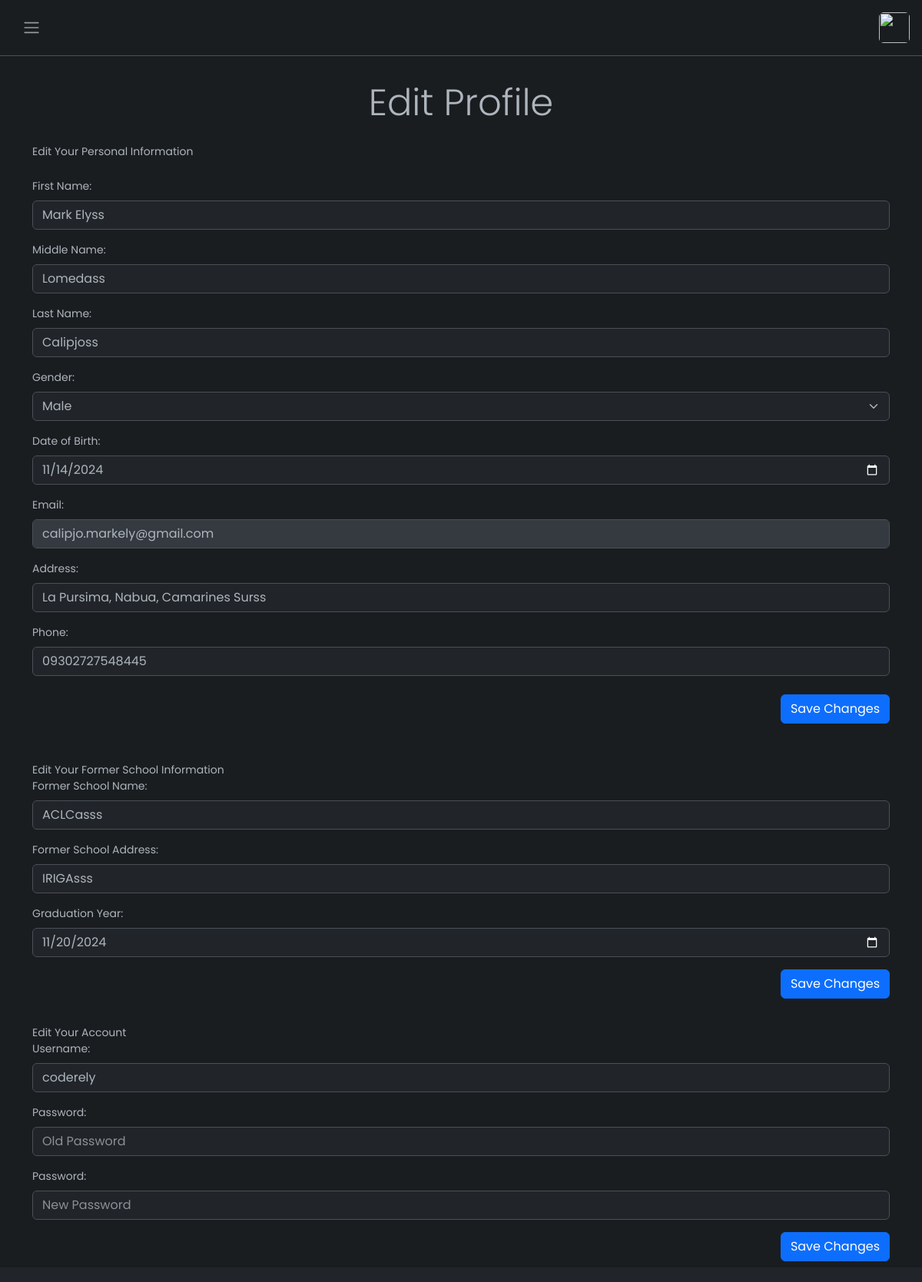
The page /editProfile (signed in) on the database its author committed.
### tables this page shows
CREATE TABLE `students` (
  `id` int NOT NULL,
  `firstname` varchar(100) NOT NULL,
  `middlename` varchar(100) NOT NULL,
  `lastname` varchar(100) NOT NULL,
  `gender` varchar(50) NOT NULL,
  `dateofbirth` date DEFAULT NULL,
  `email` varchar(100) NOT NULL,
  `address` varchar(100) NOT NULL,
  `phone` varchar(15) NOT NULL,
  `yearlevel` int DEFAULT NULL,
  `section` varchar(50) DEFAULT NULL,
  `status` enum('pass','fail','enrolled','registered') DEFAULT NULL,
  `formerschoolname` varchar(100) NOT NULL,
  `formerschooladdress` varchar(255) NOT NULL,
  `graduationyear` date NOT NULL,
  `department` varchar(100) NOT NULL,
  `program` varchar(100) NOT NULL,
  `studID` int DEFAULT NULL,
  `token` varchar(255) DEFAULT NULL,
  `userID` int DEFAULT NULL
);

CREATE TABLE `users` (
  `userID` int NOT NULL,
  `username` varchar(50) NOT NULL,
  `password` varchar(255) NOT NULL,
  `role` enum('student','instructor','admin') DEFAULT NULL
);

### controllers/Student/editProfile.php (called while the page is built, shortened)
<?php
    require_once 'config/config.php';
    $userID = $_SESSION['user_id'];
    $sql = "SELECT * FROM students WHERE userID = :userID";
    $stmt = $pdo->prepare($sql);
    $stmt->bindParam(':userID',$userID, PDO::PARAM_INT);
    $stmt->execute();
    $student = $stmt->fetch(PDO::FETCH_ASSOC);
    $sql_users = "SELECT * FROM users WHERE userID = :userID";
    $users_stmt = $pdo->prepare($sql_users);
    $users_stmt->bindParam(':userID', $userID, PDO::PARAM_INT);
    $users_stmt->execute();
    $user = $users_stmt->fetch(PDO::FETCH_ASSOC);
    require_once './views/editProfile.view.php';

### index.php (called while the page is built, shortened)
<?php
    require_once 'router.php';
?>

### views/editProfile.view.php (the view, shortened to what this page needs)
<?php
    require_once 'partials/admin-header.php';
    ?>
    <div class="wrapper">
        <div class="main">
            <?php
                require_once 'partials/admin-nav.php';
            ?>
                <main class="content px-3 py-2">
                    <div class="container-fluid">
                    <div class="container">
                <h1 class="text-center display-5 mt-4 mb-4">Edit Profile</h1>
                <form action="/editStudPersonalInfo" method="POST" enctype="multipart/form-data">
                    <div class="form-section-title mb-4">Edit Your Personal Information</div>
                    <div class="mb-3">
                        <label for="firstname" class="form-label">First Name:</label>
                        <input type="text" class="form-control" id="firstname" name="firstname" value="<?= $student['firstname']?>"required>
                    </div>
                    <div class="mb-3">
                        <label for="middlename" class="form-label">Middle Name:</label>
                        <input type="text" class="form-control" id="middlename" name="middlename" value="<?= $student['middlename']?>" required>
                    </div>
                    <div class="mb-3">
                        <label for="bio" class="form-label">Last Name:</label>
                        <input type="text" class="form-control" id="lastname" name="lastname" value="<?= $student['lastname']?>" required>
                    </div>
                    <div class="mb-3">
                        <label for="gender" class="form-label">Gender:</label>
                        <select class="form-select" name="gender" id="gender">
                            <option value="male" <?= ($student['gender'] == 'male' ? 'selected' : '')?>>Male</option>
                        </select>
                    </div>
                    <div class="mb-3">
                        <label for="dateofbirth" class="form-label">Date of Birth:</label>
                        <input type="date" class="form-control" id="dateofbirth" value="<?= $student['dateofbirth']?>" name="dateofbirth">
                    </div>
                    <div class="mb-3">
                        <label for="email" class="form-label">Email:</label>
                        <input type="email" class="form-control" id="email" value="<?= $student['email']?>" name="email" disabled>
                    </div>
                    <div class="mb-3">
                        <label for="address" class="form-label">Address:</label>
                        <input type="text" class="form-control" id="address" name="address" value="<?= $student['address'] ?>">
                    </div>
                    <div class="mb-3">
                        <label for="phone" class="form-label">Phone:</label>
                        <input type="tel" class="form-control" id="phone" name="phone" value="<?= $student['phone']?>">
                    </div>
                    <div class="text-center">
                        <button type="submit" class="btn mt-2 float-end btn-primary">Save Changes</button>
                    </div>
                </form>
                <form action="/editStudPersonalInfo" method="POST" class="pt-5" enctype="multipart/form-data">
                    <div class="form-section-title mt-5">Edit Your Former School Information</div>
                    <div class="mb-3">
                        <label for="formerschoolname" class="form-label">Former School Name:</label>
                        <input type="text" class="form-control" id="formerschoolname" name="formerschoolname" value="<?= $student['formerschoolname']?>" required>
                    </div>
                    <div class="mb-3">
                        <label for="formerschooladdress" class="form-label">Former School Address:</label>
                        <input type="text" class="form-control" id="formerschooladdress" name="formerschooladdress" value="<?= $student['formerschooladdress']?>" required>
                    </div>
                    <div class="mb-3">
                        <label for="graduationYear" class="form-label">Graduation Year:</label>
                        <input type="date" class="form-control" id="graduationYear" name="graduationYear" value="<?= $student['graduationyear']?>" required>
                    </div>
                    <div class="text-center">
                        <button type="submit" class="btn btn-primary float-end">Save Changes</button>
                    </div>
                </form>
                <form action="/editStudPersonalInfo"  method="POST" class="pt-4" enctype="multipart/form-data">
                    <div class="form-section-title mt-5">Edit Your Account</div>
                    <div class="mb-3">
                        <label for="username" class="form-label">Username:</label>
                        <input type="text" class="form-control" id="username" name="username" value="<?= $user['username']?>" required>
                    </div>
                    <div class="mb-3">
                        <label for="password" class="form-label">Password:</label>
                        <input type="password" class="form-control" id="password" name="password" placeholder="Old Password" required>
                    </div>
                    <div class="mb-3">
                        <label for="newPassword" class="form-label">Password:</label>
                        <input type="password" class="form-control" id="newPassword" name="newPassword" placeholder="New Password" required>
                    </div>
                    <div class="text-center">
                        <button type="submit" class="btn btn-primary float-end">Save Changes</button>
                    </div>
                </form>
            </div>
                </div>
            </main>
            <?php
            require_once 'partials/admin-footer.php';
        ?>

### css/admin-style.css (style rules this page uses)
body { font-family: 'Poppins', sans-serif; font-size: 0.875rem; opacity: 1; overflow-y: scroll; margin: 0; }
.wrapper { align-items: stretch; display: flex; width: 100%; }
.main { display: flex; flex-direction: column; min-height: 100vh; min-width: 0; overflow: hidden; transition: all 0.35s ease-in-out; width: 100%; background: var(--bs-dark-bg-subtle); }
.content { flex: 1; max-width: 100vw; width: 100vw; }
@media (min-width:768px) { .content { max-width: auto; width: auto; } }

### rows shown on the page
students: firstname "Mark Elyss", middlename "Lomedass", lastname "Calipjoss", gender "Male", dateofbirth "11/14/2024", email "calipjo.markely@gmail.com", address "La Pursima, Nabua, Camarines Surss", phone "09302727548445", formerschoolname "ACLCasss", formerschooladdress "IRIGAsss", graduationYear "11/20/2024"
users: username "coderely"
